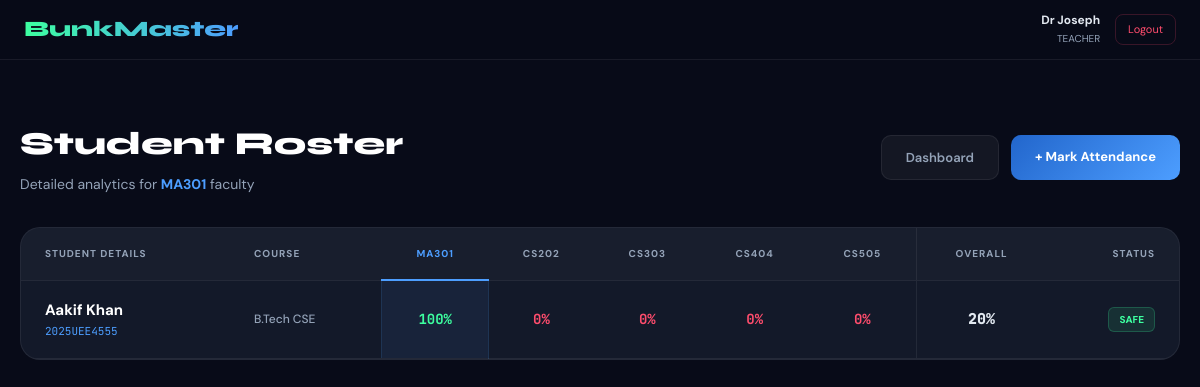
/teacher/students (signed in), run on the app's committed database.
### app.py (models this page shows)
class Teacher(db.Model):
    id = db.Column(db.Integer, primary_key=True)
    empid = db.Column(db.String(20), unique=True, nullable=False)
    name = db.Column(db.String(100), nullable=False)
    password = db.Column(db.String(100), nullable=False)
    dept = db.Column(db.String(100), default="Computer Science")
    subject_code = db.Column(db.String(20), nullable=False)

class Student(db.Model):
    id = db.Column(db.Integer, primary_key=True)
    rollno = db.Column(db.String(20), unique=True, nullable=False)
    name = db.Column(db.String(100), nullable=False)
    email = db.Column(db.String(120), unique=True, nullable=True)
    password = db.Column(db.String(100), nullable=False)
    course = db.Column(db.String(100), default="B.Tech CSE")
    year = db.Column(db.String(10), default="3rd")
    dept = db.Column(db.String(100), default="Computer Science")

### app.py (the view)
@app.route("/teacher/students")
def teacher_students():
    if session.get("role") != "teacher": return redirect(url_for("index"))
    raw_students = Student.query.all()
    processed_students = []
    for s in raw_students:
        data = enrich_student_data(s.rollno)
        s_dict = {
            "name": s.name,
            "rollno": s.rollno,
            "course": s.course,
            "subject_pcts": {item['code']: item['percent'] for item in data},
            "overall_pct": round(sum(item['percent'] for item in data) / len(data), 1) if data else 0
        }
        processed_students.append(s_dict)
    return render_template("teacher_students.html",
                           students=processed_students,
                           subjects=list(SUBJECTS_META.values()))

### templates/teacher_students.html (shortened to what this page needs)
{% extends "base.html" %}
{% block content %}
<div class="page" style="max-width:1200px; margin: 0 auto; padding: 40px 20px;">
  <div style="display:flex; align-items:center; justify-content:space-between; margin-bottom:32px; flex-wrap:wrap; gap:16px;">
    <div>
      <h1 style="font-family:'Syne',sans-serif; font-weight:800; font-size:32px; margin-bottom:6px; color:white;">Student Roster</h1>
      <p style="font-size:14px; color:var(--subtext);">
        Detailed analytics for <span style="color:var(--blue); font-weight:700;">{{ session.subject_code }}</span> faculty
      </p>
    </div>
    <div style="display:flex; gap: 12px;">
        <a href="/teacher" class="btn-ghost" style="text-decoration:none; padding: 12px 24px; font-size:13px; border-radius:10px;">Dashboard</a>
        <a href="/teacher/mark" class="btn-blue" style="text-decoration:none; padding: 12px 24px; font-size:13px; border-radius:10px;">+ Mark Attendance</a>
    </div>
  </div>
  <div class="stat-tile" style="overflow-x:auto; padding: 0; border-radius: 20px; border: 1px solid var(--border);">
    <table class="tbl">
      <thead>
        <tr>
          <th style="text-align:left; padding-left:24px;">Student Details</th>
          <th style="text-align:left;">Course</th>
          {% for sub in subjects %}
            <th style="text-align:center; {% if sub.code == session.subject_code %}color:var(--blue); border-bottom: 2px solid var(--blue);{% endif %}">
              {{ sub.code }}
            </th>
          {% endfor %}
          <th style="text-align:center; border-left: 1px solid var(--border);">Overall</th>
          <th style="text-align:right; padding-right:24px;">Status</th>
        </tr>
      </thead>
      <tbody>
        {% for st in students %}
        {% set overall = st.overall_pct if st.overall_pct is defined else 0 %}
        {% set my_sub_pct = st.subject_pcts[session.subject_code] if (st.subject_pcts is defined and session.subject_code in st.subject_pcts) else 0 %}
        {% set is_safe = my_sub_pct >= 75 %}
        <tr>
          <td style="padding-left:24px;">
            <div style="font-weight:700; color:white; font-size:15px;">{{ st.name }}</div>
            <div style="font-family:'JetBrains Mono'; font-size:11px; color:var(--blue); margin-top:2px;">{{ st.rollno }}</div>
          </td>
          <td style="font-size:12px; color:var(--subtext); font-weight:500;">{{ st.course }}</td>
          {% for sub in subjects %}
            {% set pct = st.subject_pcts[sub.code] if (st.subject_pcts is defined and sub.code in st.subject_pcts) else 0 %}
            <td style="text-align:center;" class="{% if sub.code == session.subject_code %}my-subject-col{% endif %}">
              <span style="font-family:'JetBrains Mono'; font-weight:700; color:{% if pct >= 75 %}var(--green){% else %}var(--red){% endif %};">
                {{ pct | int }}%
              </span>
            </td>
          {% endfor %}
          <td style="text-align:center; border-left: 1px solid var(--border);">
            <span style="font-family:'JetBrains Mono'; font-weight:800; font-size:15px; color:var(--text);">
              {{ overall | int }}%
            </span>
          </td>
          <td style="text-align:right; padding-right:24px;">
            <span class="badge {% if is_safe %}badge-safe{% else %}badge-warn{% endif %}">
                {% if is_safe %}Safe{% else %}At Risk{% endif %}
            </span>
          </td>
        </tr>
        {% endfor %}
      </tbody>
    </table>
  </div>
</div>
{% endblock %}

### templates/base.html (shortened to what this page needs)
<!DOCTYPE html>
<html lang="en">
<head>
  <script src="https://cdn.tailwindcss.com"></script>
</head>
<body>
  {% if session.user %}
  <nav class="topnav">
    <a href="/" class="nav-logo">BunkMaster</a>
    <div style="display:flex; align-items:center; gap:15px;">
      <div style="text-align: right; line-height: 1.2;">
        <span style="display: block; font-size:12px; font-weight: 700; color: var(--text);">{{ session.name }}</span>
        <span style="font-size: 10px; color: var(--subtext); text-transform: uppercase;">{{ session.role }}</span>
      </div>
      <a href="/logout" style="font-size:11px; color:var(--red); text-decoration:none; border:1px solid rgba(255,77,109,0.2); padding:6px 12px; border-radius:8px;">Logout</a>
    </div>
  </nav>
  {% endif %}
  <div style="max-width: 900px; margin: 0 auto; padding: 20px 20px 0;">
  </div>
  {% block content %}{% endblock %}
</body>
</html>

### templates/base.html (style rules this page uses)
:root { --bg:#080b18; --surface:#0f1428; --card:#131929; --border:rgba(255,255,255,.07); --green:#3dffa0; --red:#ff4d6d; --blue:#4d9eff; --text:#e2e8f0; --subtext:#94a3b8; }
body { font-family:'DM Sans',sans-serif; background:var(--bg); color:var(--text); min-height:100vh; margin:0; -webkit-font-smoothing: antialiased; }
.page { max-width: 900px; margin: 0 auto; padding: 40px 20px; }
.stat-tile { background:var(--card); border:1px solid var(--border); border-radius:16px; padding:20px; transition:0.3s; }
.btn-blue { background:linear-gradient(135deg,#2266cc,var(--blue)); color:white; font-weight:700; border-radius:12px; padding:12px 24px; cursor:pointer; border:none; }
.btn-ghost { background:rgba(255,255,255,0.05); color:var(--subtext); font-weight:600; border:1px solid var(--border); border-radius:10px; padding:8px 16px; cursor:pointer; }
.topnav { background:rgba(8,11,24,.8); backdrop-filter:blur(15px); border-bottom:1px solid var(--border); padding:0 24px; height:60px; display:flex; align-items:center; justify-content:space-between; position:sticky; top:0; z-index:50; }
.nav-logo { font-family:'Syne',sans-serif; font-weight:800; font-size:22px; background:linear-gradient(90deg,var(--green),var(--blue)); -webkit-background-clip:text; -webkit-text-fill-color:transparent; text-decoration:none; }
.tbl { width: 100%; border-collapse: collapse; }
.tbl th { text-align: left; padding: 12px; font-size: 11px; color: var(--subtext); text-transform: uppercase; border-bottom: 1px solid var(--border); }
.tbl td { padding: 12px; border-bottom: 1px solid rgba(255,255,255,0.03); }

### templates/teacher_students.html (style rules this page uses)
.tbl { width: 100%; border-collapse: collapse; font-size: 14px; }
.tbl th { padding: 18px 16px; color: var(--subtext); font-weight: 700; text-transform: uppercase; font-size: 10px; letter-spacing: 0.1em; border-bottom: 1px solid var(--border); background: rgba(255,255,255,0.02); }
.tbl td { padding: 18px 16px; border-bottom: 1px solid var(--border); color: var(--subtext); transition: background 0.2s; }
.my-subject-col { background: rgba(77, 158, 255, 0.08) !important; border-left: 1px solid rgba(77, 158, 255, 0.2); border-right: 1px solid rgba(77, 158, 255, 0.2); }
.badge { font-size: 10px; font-weight: 800; text-transform: uppercase; border-radius: 6px; display: inline-block; padding: 4px 10px; }
.badge-safe { background: rgba(61, 255, 160, 0.1); color: var(--green); border: 1px solid rgba(61, 255, 160, 0.2); }

### data on the page
Teacher: name "Dr Joseph"
Student: name "Aakif Khan", rollno "2025UEE4555", course "B.Tech CSE", pct "100" "0" "0" "0" "0", overall "20"

### other printed values
{{ session.role }} "TEACHER"
{{ session.subject_code }} "MA301"
{{ sub.code }} "MA301" "CS202" "CS303" "CS404" "CS505"
